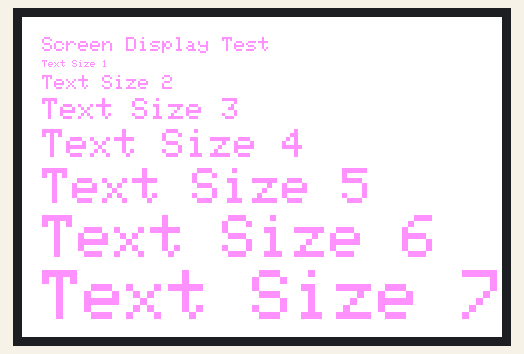
This sketch was run on a simulated ESP32. Shown: 480×320 colour display.

Above: at 0.4 s.

The sketch:

display_test.ino
```cpp
#include <SPI.h>
#include <TFT_eSPI.h>
#include <string>

TFT_eSPI tft = TFT_eSPI();

int text_start_y = 20;
int text_start_x = 20;

int base_txt_mul = 8;

void setup() {
  Serial.begin(115200);
  tft.init();
  tft.setRotation(3);
  tft.fillScreen(TFT_WHITE);
  tft.setTextColor(0xFC9F);
  tft.setTextSize(2);
  tft.drawString("Screen Display Test", text_start_y, text_start_x);

  drawTest();

}

void drawTest() {

  int padding = 7;
  int lines = 7;
  int start_txt_size = 2;
  int prev_txt_size=2;

  for(int size = 1; size <= 7; size++){
    //set txt size
    tft.setTextSize(size);

    //Move down by padding and prev txt size
    text_start_x = text_start_x;
    text_start_y = text_start_y + padding + (prev_txt_size * base_txt_mul);

    //draw
    std::string txt = "Text Size " + std::to_string(size);

    tft.drawString(txt.c_str(), text_start_x, text_start_y);

    prev_txt_size = size;
  }
}

void loop() {


}
```
